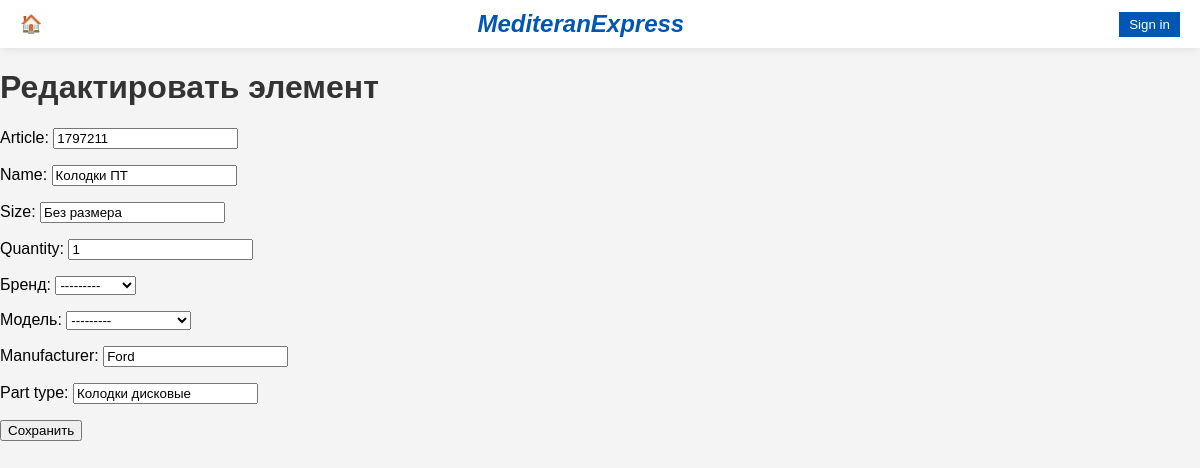
/edit-item/60/, run on the app's committed database.
### main/models.py (models this page shows, shortened)
class Item(models.Model):
    availability = models.CharField(max_length=10, default='green', blank=True)
    article = models.CharField(max_length=100, unique=True)
    name = models.CharField(max_length=100)
    size = models.CharField(max_length=100, blank=True, null=True)
    quantity = models.PositiveIntegerField(default=0)
    brand = models.CharField(max_length=100)
    model = models.CharField(max_length=100)
    manufacturer = models.CharField(max_length=100)
    part_type = models.CharField(max_length=100)
    engine_part = models.ForeignKey(EngineParts, on_delete=models.CASCADE, null=True, blank=True)
    transmission_part = models.ForeignKey(TransmissionParts, on_delete=models.CASCADE, null=True, blank=True)
    pneumatic_part = models.ForeignKey(PneumaticParts, on_delete=models.CASCADE, null=True, blank=True)
    chassis_parts = models.ForeignKey(ChassisParts, on_delete=models.CASCADE, null=True, blank=True)
    brake_part = models.ForeignKey(BrakeParts, on_delete=models.CASCADE, null=True, blank=True)
    steering_part = models.ForeignKey(SteeringParts, on_delete=models.CASCADE, null=True, blank=True)
    electricity_part = models.ForeignKey(ElectricityParts, on_delete=models.CASCADE, null=True, blank=True)
    climate_part = models.ForeignKey(ClimateParts, on_delete=models.CASCADE, null=True, blank=True)
    carbody_part = models.ForeignKey(CarBodyParts, on_delete=models.CASCADE, null=True, blank=True)
    interior_part = models.ForeignKey(InteriorParts, on_delete=models.CASCADE, null=True, blank=True)
    maintenance_part = models.ForeignKey(MaintenanceParts, on_delete=models.CASCADE, null=True, blank=True)
    liquids_part = models.ForeignKey(LiquidsParts, on_delete=models.CASCADE, null=True, blank=True)
    from django.db import models

class Brand(models.Model):
    name = models.CharField(max_length=100, unique=True)
    def __str__(self):
        return self.name

class Model(models.Model):
    name = models.CharField(max_length=100, unique=True)
    brand = models.ForeignKey(Brand, on_delete=models.CASCADE)
    def __str__(self):
        return self.name

### main/views.py (the view)
# urls.py: path('edit-item/<int:item_id>/', views.edit_item, name='warehouse_item_edit'),
def edit_item(request, item_id):
    item = get_object_or_404(Item, id=item_id)
    if request.method == 'POST':
        form = ItemForm(request.POST, instance=item)
        if form.is_valid():
            form.save()
            return redirect('warehouse_new')
    else:
        form = ItemForm(instance=item)
    return render(request, 'main/edit_item.html', {'form': form})

### main/forms.py
class ItemForm(forms.ModelForm):
    brand = forms.ModelChoiceField(queryset=Brand.objects.all(), label='Бренд')
    model = forms.ModelChoiceField(queryset=Model.objects.all(), label='Модель')
    class Meta:
        model = Item
        fields = ['article', 'name', 'size', 'quantity', 'brand', 'model', 'manufacturer', 'part_type']

### main/templates/main/edit_item.html (shortened to what this page needs)
{% extends 'main/base.html' %}
{% block content %}
<h1>Редактировать элемент</h1>
<form method="post">
    {{ form.as_p }}
    <button type="submit">Сохранить</button>
</form>
{% endblock %}

### static/css/styles.css (style rules this page uses)
body { font-family: Arial, sans-serif; background-color: #f4f4f9; }
h1 { color: #333; }

### main/templates/main/base.html (style rules this page uses)
body { font-family: Arial, sans-serif; margin: 0; padding: 0; background-color: #f4f4f4; }

### data on the page
Item: article "1797211", name "Колодки ПТ", size "Без размера", quantity "1", brand "---------", model "---------", manufacturer "Ford", part_type "Колодки дисковые"
